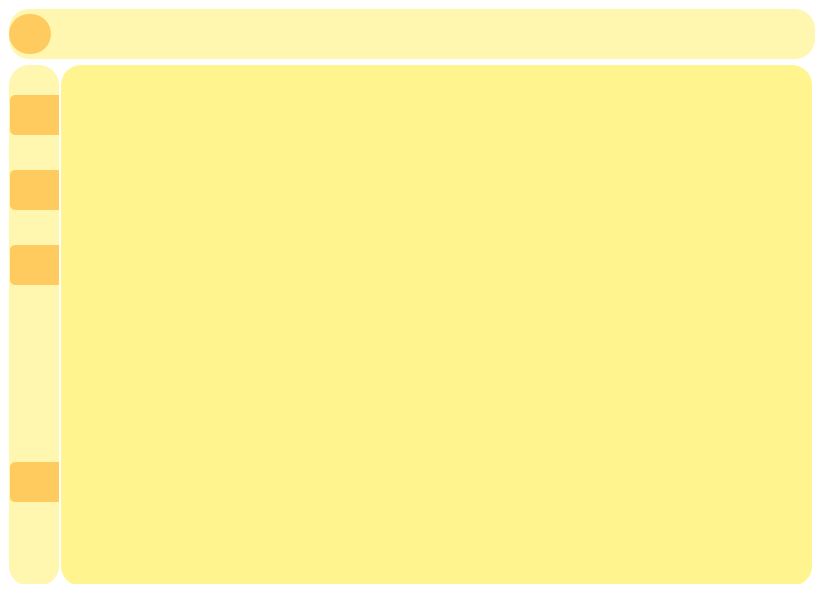
<?xml version="1.0" encoding="UTF-8"?>
<ui version="4.0">
 <class>MainWindow</class>
 <widget class="QMainWindow" name="MainWindow">
  <property name="geometry">
   <rect>
    <x>0</x>
    <y>0</y>
    <width>824</width>
    <height>593</height>
   </rect>
  </property>
  <property name="windowTitle">
   <string>MainWindow</string>
  </property>
  <widget class="QWidget" name="centralwidget">
   <property name="styleSheet">
    <string notr="true">#main_body{
background-color:#Fff48e;
border-radius:20px;
}
QPushButton{
padding:5px;
background-color:#ffca5e;
border-radius:20px;
}
#side_menu{
background-color:#fff7b0;
border-radius:20px;
}
#centralwidget{
background-color:#fff;
}
*{
border:none;
background-color:transparent;
color:#071e26;
}
#header{
background-color:#fff7b0;
border-radius:20px;
}
#frame_4{
background-color:#fff7b0;
border-radius:20px;

}
QToolButton{
padding:5px;
background-color:#ffca5e;
border-radius:5px;
}
</string>
   </property>
   <layout class="QVBoxLayout" name="verticalLayout">
    <item alignment="Qt::AlignTop">
     <widget class="QFrame" name="header">
      <property name="minimumSize">
       <size>
        <width>0</width>
        <height>50</height>
       </size>
      </property>
      <property name="maximumSize">
       <size>
        <width>16777215</width>
        <height>50</height>
       </size>
      </property>
      <property name="styleSheet">
       <string notr="true"/>
      </property>
      <property name="frameShape">
       <enum>QFrame::StyledPanel</enum>
      </property>
      <property name="frameShadow">
       <enum>QFrame::Raised</enum>
      </property>
      <layout class="QHBoxLayout" name="horizontalLayout_2">
       <property name="spacing">
        <number>0</number>
       </property>
       <property name="leftMargin">
        <number>0</number>
       </property>
       <property name="topMargin">
        <number>0</number>
       </property>
       <property name="rightMargin">
        <number>0</number>
       </property>
       <property name="bottomMargin">
        <number>0</number>
       </property>
       <item alignment="Qt::AlignLeft">
        <widget class="QFrame" name="frame">
         <property name="frameShape">
          <enum>QFrame::StyledPanel</enum>
         </property>
         <property name="frameShadow">
          <enum>QFrame::Raised</enum>
         </property>
         <layout class="QHBoxLayout" name="horizontalLayout_4">
          <property name="spacing">
           <number>0</number>
          </property>
          <property name="leftMargin">
           <number>0</number>
          </property>
          <property name="topMargin">
           <number>0</number>
          </property>
          <property name="rightMargin">
           <number>0</number>
          </property>
          <property name="bottomMargin">
           <number>0</number>
          </property>
          <item>
           <widget class="QPushButton" name="pushButton">
            <property name="minimumSize">
             <size>
              <width>0</width>
              <height>40</height>
             </size>
            </property>
            <property name="maximumSize">
             <size>
              <width>16777215</width>
              <height>40</height>
             </size>
            </property>
            <property name="styleSheet">
             <string notr="true">font: 75 14pt &quot;Alef&quot;;</string>
            </property>
            <property name="text">
             <string/>
            </property>
            <property name="icon">
             <iconset resource="testshell.qrc">
              <normaloff>:/logos/menu (2).svg</normaloff>:/logos/menu (2).svg</iconset>
            </property>
            <property name="iconSize">
             <size>
              <width>40</width>
              <height>40</height>
             </size>
            </property>
           </widget>
          </item>
         </layout>
        </widget>
       </item>
       <item>
        <widget class="QFrame" name="frame_3">
         <property name="frameShape">
          <enum>QFrame::StyledPanel</enum>
         </property>
         <property name="frameShadow">
          <enum>QFrame::Raised</enum>
         </property>
         <layout class="QHBoxLayout" name="horizontalLayout_3">
          <item>
           <widget class="QLabel" name="label">
            <property name="font">
             <font>
              <family>Alef</family>
              <pointsize>14</pointsize>
              <weight>50</weight>
              <italic>false</italic>
              <bold>false</bold>
              <underline>false</underline>
              <strikeout>false</strikeout>
             </font>
            </property>
            <property name="styleSheet">
             <string notr="true">image: url(:/photos/SeekPng.com_shell-logo-png_1409787.png);
</string>
            </property>
            <property name="text">
             <string/>
            </property>
            <property name="alignment">
             <set>Qt::AlignCenter</set>
            </property>
           </widget>
          </item>
          <item>
           <widget class="QLabel" name="label_3">
            <property name="styleSheet">
             <string notr="true">image: url(:/photos/shell-logo.svg);
</string>
            </property>
            <property name="text">
             <string/>
            </property>
            <property name="alignment">
             <set>Qt::AlignCenter</set>
            </property>
           </widget>
          </item>
         </layout>
        </widget>
       </item>
      </layout>
     </widget>
    </item>
    <item>
     <widget class="QFrame" name="frame_2">
      <property name="sizePolicy">
       <sizepolicy hsizetype="Preferred" vsizetype="Expanding">
        <horstretch>0</horstretch>
        <verstretch>0</verstretch>
       </sizepolicy>
      </property>
      <property name="minimumSize">
       <size>
        <width>801</width>
        <height>0</height>
       </size>
      </property>
      <property name="frameShape">
       <enum>QFrame::StyledPanel</enum>
      </property>
      <property name="frameShadow">
       <enum>QFrame::Raised</enum>
      </property>
      <widget class="QFrame" name="main_body">
       <property name="geometry">
        <rect>
         <x>52</x>
         <y>0</y>
         <width>751</width>
         <height>521</height>
        </rect>
       </property>
       <property name="sizePolicy">
        <sizepolicy hsizetype="Preferred" vsizetype="Preferred">
         <horstretch>0</horstretch>
         <verstretch>0</verstretch>
        </sizepolicy>
       </property>
       <property name="frameShape">
        <enum>QFrame::StyledPanel</enum>
       </property>
       <property name="frameShadow">
        <enum>QFrame::Raised</enum>
       </property>
       <layout class="QHBoxLayout" name="horizontalLayout_5">
        <property name="spacing">
         <number>0</number>
        </property>
        <property name="leftMargin">
         <number>0</number>
        </property>
        <property name="topMargin">
         <number>0</number>
        </property>
        <property name="rightMargin">
         <number>0</number>
        </property>
        <property name="bottomMargin">
         <number>0</number>
        </property>
        <item>
         <widget class="QLabel" name="label_2">
          <property name="sizePolicy">
           <sizepolicy hsizetype="Expanding" vsizetype="Expanding">
            <horstretch>0</horstretch>
            <verstretch>0</verstretch>
           </sizepolicy>
          </property>
          <property name="styleSheet">
           <string notr="true">
image: url(:/photos/SeekPng.com_shell-logo-png_1409735.png);
</string>
          </property>
          <property name="alignment">
           <set>Qt::AlignCenter</set>
          </property>
         </widget>
        </item>
       </layout>
      </widget>
      <widget class="QFrame" name="frame_4">
       <property name="geometry">
        <rect>
         <x>0</x>
         <y>0</y>
         <width>50</width>
         <height>521</height>
        </rect>
       </property>
       <property name="sizePolicy">
        <sizepolicy hsizetype="Preferred" vsizetype="Expanding">
         <horstretch>0</horstretch>
         <verstretch>0</verstretch>
        </sizepolicy>
       </property>
       <property name="frameShape">
        <enum>QFrame::StyledPanel</enum>
       </property>
       <property name="frameShadow">
        <enum>QFrame::Raised</enum>
       </property>
       <widget class="QToolButton" name="toolButton">
        <property name="geometry">
         <rect>
          <x>1</x>
          <y>30</y>
          <width>115</width>
          <height>40</height>
         </rect>
        </property>
        <property name="styleSheet">
         <string notr="true">
font: 75 12pt &quot;Alef&quot;;</string>
        </property>
        <property name="text">
         <string>         Stations</string>
        </property>
        <property name="icon">
         <iconset resource="testshell.qrc">
          <normaloff>:/logos/clipboard.svg</normaloff>:/logos/clipboard.svg</iconset>
        </property>
        <property name="iconSize">
         <size>
          <width>50</width>
          <height>50</height>
         </size>
        </property>
        <property name="toolButtonStyle">
         <enum>Qt::ToolButtonTextBesideIcon</enum>
        </property>
       </widget>
       <widget class="QToolButton" name="toolButton_2">
        <property name="geometry">
         <rect>
          <x>1</x>
          <y>105</y>
          <width>115</width>
          <height>40</height>
         </rect>
        </property>
        <property name="styleSheet">
         <string notr="true">font: 75 12pt &quot;Alef&quot;;</string>
        </property>
        <property name="text">
         <string>        Paths</string>
        </property>
        <property name="icon">
         <iconset resource="testshell.qrc">
          <normaloff>:/logos/map-pin.svg</normaloff>:/logos/map-pin.svg</iconset>
        </property>
        <property name="iconSize">
         <size>
          <width>50</width>
          <height>50</height>
         </size>
        </property>
        <property name="toolButtonStyle">
         <enum>Qt::ToolButtonTextBesideIcon</enum>
        </property>
       </widget>
       <widget class="QToolButton" name="toolButton_3">
        <property name="geometry">
         <rect>
          <x>1</x>
          <y>180</y>
          <width>115</width>
          <height>40</height>
         </rect>
        </property>
        <property name="styleSheet">
         <string notr="true">font: 75 12pt &quot;Alef&quot;;</string>
        </property>
        <property name="text">
         <string>        Map</string>
        </property>
        <property name="icon">
         <iconset resource="testshell.qrc">
          <normaloff>:/logos/map.svg</normaloff>:/logos/map.svg</iconset>
        </property>
        <property name="iconSize">
         <size>
          <width>50</width>
          <height>50</height>
         </size>
        </property>
        <property name="toolButtonStyle">
         <enum>Qt::ToolButtonTextBesideIcon</enum>
        </property>
       </widget>
       <widget class="QToolButton" name="toolButton_4">
        <property name="geometry">
         <rect>
          <x>1</x>
          <y>397</y>
          <width>120</width>
          <height>40</height>
         </rect>
        </property>
        <property name="styleSheet">
         <string notr="true">font: 75 12pt &quot;Alef&quot;;</string>
        </property>
        <property name="text">
         <string>         Log-Out</string>
        </property>
        <property name="icon">
         <iconset resource="testshell.qrc">
          <normaloff>:/logos/log-out.svg</normaloff>:/logos/log-out.svg</iconset>
        </property>
        <property name="iconSize">
         <size>
          <width>50</width>
          <height>50</height>
         </size>
        </property>
        <property name="toolButtonStyle">
         <enum>Qt::ToolButtonTextBesideIcon</enum>
        </property>
       </widget>
      </widget>
     </widget>
    </item>
   </layout>
  </widget>
 </widget>
 <resources>
  <include location="testshell.qrc"/>
 </resources>
 <connections/>
</ui>
